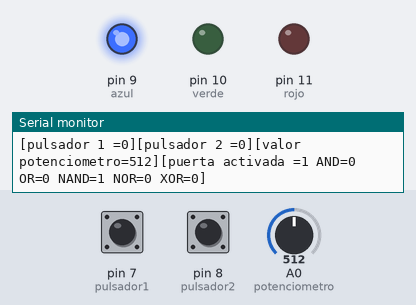
The sketch below on a simulated Arduino Uno, built with avr-gcc and run on an emulated ATmega328P. Shown: output pins drawn as LEDs (lit = HIGH), the last lines printed to the serial monitor. The test bench sets the inputs (shaded band); at power-on: A0 (potenciometro) = 512, pin 7 (pulsador1) LOW, pin 8 (pulsador2) LOW.

Above: at 1.2 s.
1.3 s: A0 (potenciometro) set to 416
4.3 s: A0 (potenciometro) set to 391
At 5.5 s:
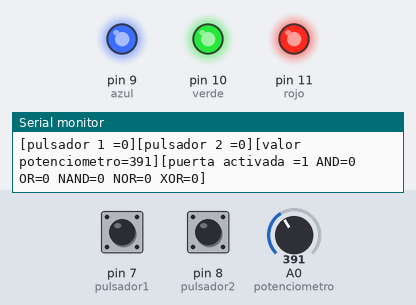
5.8 s: pin 7 (pulsador1) pulled HIGH for 0.15 s
At 5.94 s:
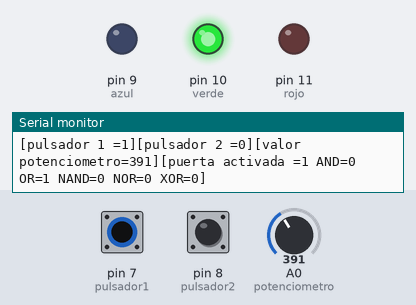
7.5 s: A0 (potenciometro) set to 625
At 8.4 s:
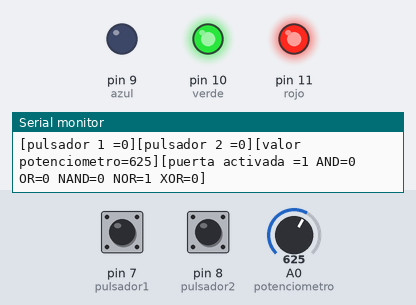
9.0 s: A0 (potenciometro) set to 605
At 10.5 s:
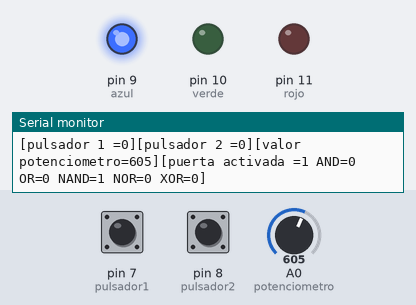
12.0 s: A0 (potenciometro) set to 716
At 13.0 s:
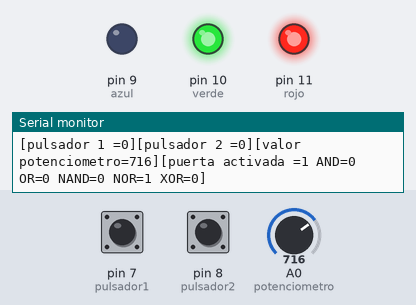
Timing chart, 0 to 15.0 s (numbered marks = the images above; inputs shaded):
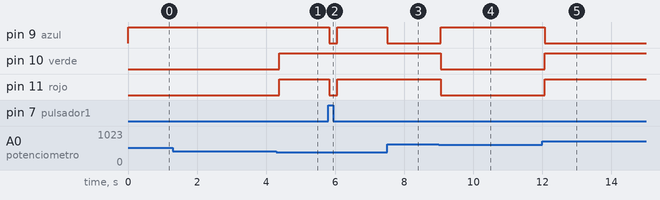

The sketch:

sketch_may03c_prototipo_.ino
```cpp
int potenciometro = A0;// pin analogico
int rojo = 11;
int verde = 10;
int azul = 9; //colores y sus pines de salida que serian el puerto 11,10 y 19 respectivamente
int pulsador1 = 7;
int pulsador2 = 8;
int valpuls1;
int valpuls2;
int valpot;//valores a modificar gracias a los pulsadores y el potenciometro respectivamente
int puertaand=0;
int puertanand=0;
int puertaor=0;
int puertanor=0;
int puertaxor=0;//valores para mostrar que la puerta esta activa (hecho a la "mala")

void setup() {
  Serial.begin(9600);
  pinMode(pulsador1, INPUT);//pulsador 1 cable gris
  pinMode(pulsador2, INPUT);//pulsador 2 cable blanco
  pinMode(rojo, OUTPUT);//pin salida rojo
  pinMode(verde, OUTPUT);//pin salida verde
  pinMode(azul, OUTPUT);//pin salida azul
  valpuls1 = 0;
  valpuls2 = 0;
  valpot = 0;//aqui se establecen todos los modos de los pins y las constantes

}

void loop() {
//LECTURA SENSORES
  valpuls2 = digitalRead(pulsador2);
  valpuls1 = digitalRead(pulsador1);
  valpot = analogRead(potenciometro);// se leen los valores arrojados por los sensores y se establecen como variables para ser usados como condiciones

 //SALIDA COLORES
  if(valpot>=0 && valpot<205){
    if (valpuls1 == 1 & valpuls2 == 1) {//AND
      digitalWrite(rojo, LOW);
      digitalWrite(verde, HIGH);
      digitalWrite(azul, HIGH); //color rojo
      puertaand=1;
      }else{
        digitalWrite(rojo,HIGH);
        digitalWrite(azul,HIGH);
        digitalWrite(verde,HIGH);//apagar
        puertaand=0;
      }
    }
   if(valpot>=205 &&  valpot<410){
    if ((valpuls1 == 1 | valpuls2 == 1)) {//or

      digitalWrite(verde, HIGH);
      digitalWrite(azul, LOW);
      digitalWrite(rojo, LOW); // color violeta
      puertaor=1;
    }else{
        digitalWrite(rojo,HIGH);
        digitalWrite(azul,HIGH);
        digitalWrite(verde,HIGH);//apagar
        puertaor=0;
      }
   }
  if(valpot>=410 && valpot<615){
    if (!(valpuls1 == 1 & valpuls2 == 1)) {//NAND
      digitalWrite(verde, LOW);
      digitalWrite(azul, HIGH);
      digitalWrite(rojo, LOW); //color amarillo
      puertanand=1;
    }else{
        digitalWrite(rojo,HIGH);
        digitalWrite(azul,HIGH);
        digitalWrite(verde,HIGH);//apagar
        puertanand=0;
      }
    }

  if(valpot>=615 && valpot<820){
    if (!(valpuls1 == 1 | valpuls2 == 1)){//NOR
      digitalWrite(azul, LOW);
      digitalWrite(rojo, HIGH);
      digitalWrite(verde, HIGH);//color azul
      puertanor=1;
    }else{
        digitalWrite(rojo,HIGH);
        digitalWrite(azul,HIGH);
        digitalWrite(verde,HIGH);//apagar
        puertanor=0;

      }
  }
  if(valpot>=820 && valpot<1025){
    if (valpuls1 == 1 ^ valpuls2 == 1) {//XOR
      digitalWrite(verde, LOW);
      digitalWrite(azul, HIGH);
      digitalWrite(rojo, HIGH);//color verde
      puertaxor=1;
    }else{
        digitalWrite(rojo,HIGH);
        digitalWrite(azul,HIGH);
        digitalWrite(verde,HIGH);//apagar
        puertaxor=0;
      }
    }
    /* en cada if, cuando se cumple la condicion, se establece una variable =1 para mostrar que la compuerta logica
     *  cumple las condiciones de activacion (pulsadores y el valor del potenciometro)
     */
  Serial.println((String)"[pulsador 1 =" +valpuls1 +"][pulsador 2 =" + valpuls2 +"][valor potenciometro="+valpot+"][puerta activada =1"+" AND="+puertaand+" OR="+puertaor+" NAND="+puertanand+" NOR="+puertanor+" XOR="+puertaxor+"]");
  puertaand=0;
  puertaor=0;
  puertanand=0;
  puertanor=0;
  puertaxor=0;//reinicio de variables que permiten ver si la compuerta esta activada o no
  }
```

Measured:
- the behaviour switches between 410 and 409 on A0 (potenciometro) (found by bisection; images 0 and 1)
- the behaviour switches between 615 and 614 on A0 (potenciometro) (found by bisection; images 3 and 4)
- after the input at 4.3 s, pin 10 (verde), pin 11 (rojo): LOW → HIGH after 0.08 s
- after the input at 5.8 s, pin 9 (azul), pin 11 (rojo): HIGH → LOW at once, → HIGH 0.22 s later
- after the input at 7.5 s, pin 9 (azul): HIGH → LOW at once
- after the input at 9.0 s, pin 9 (azul): LOW → HIGH after 0.06 s; pin 10 (verde), pin 11 (rojo): HIGH → LOW after 0.06 s
- after the input at 12.0 s, pin 9 (azul): HIGH → LOW after 0.06 s; pin 10 (verde), pin 11 (rojo): LOW → HIGH after 0.06 s
